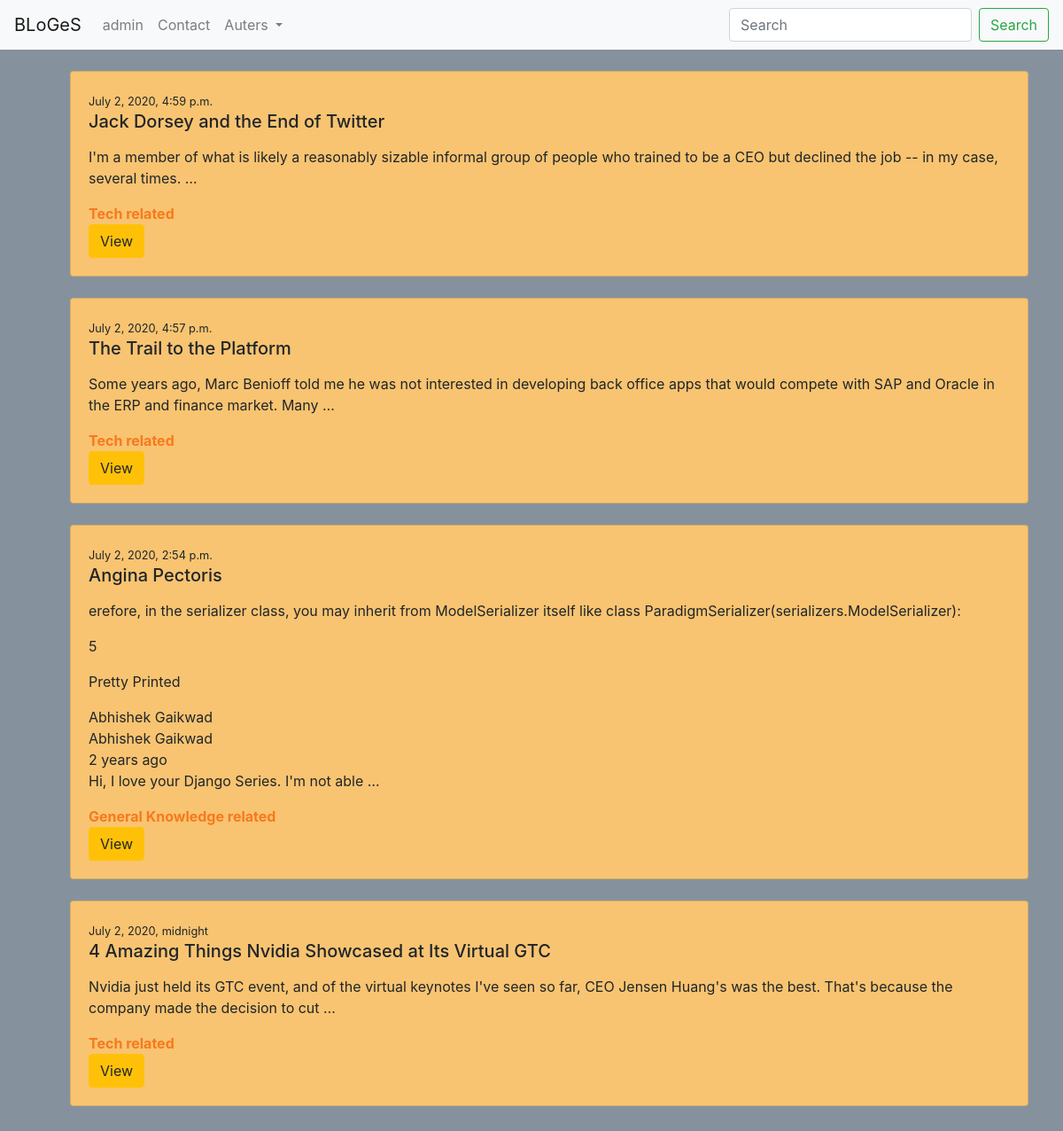
The page / on the database its author committed.
### blog/models.py (models this page shows, shortened)
class BlogPost(models.Model):
    user = models.ForeignKey(User, default=1, null=True, on_delete=models.SET_NULL)
    image = models.FileField(upload_to='image/', blank=True, null=True)
    title = models.CharField(max_length=120)
    slug = models.SlugField(unique=True)  # hello world -> hello-world
    content = models.TextField(null=True, blank=True)
    publish_date = models.DateTimeField(auto_now=False, auto_now_add=False, null=True, blank=True)
    timestamp = models.DateTimeField(auto_now_add=True)
    updated = models.DateTimeField(auto_now=True)
    type = models.ForeignKey('About', on_delete=models.CASCADE)
    objects = BlogPostManager()
    class Meta:
        ordering = ['-publish_date', '-updated', 'timestamp']
    def get_absolute_url(self):
        return f"/{self.slug}"

class About(models.Model):
    topics = models.CharField(max_length=30)
    blogs = models.ManyToManyField(BlogPost)
    def __str__(self):
        return self.topics
    class Meta:
        verbose_name_plural = 'related'

### blog/views.py (the view)
# urls.py: path('', blog_list_view, name='list'),
def blog_list_view(request):
    now = timezone.now()
    qs = BlogPost.objects.published().order_by('-publish_date')
    if request.user.is_authenticated:
        qs = BlogPost.objects.filter(user=request.user)
    context = {'blog_list': qs}
    return render(request, 'blog/blog_list.html', context)

### blog/ModelManager.py (called while the page is built)
    def published(self):
        now = timezone.now()
        return self.filter(publish_date__lte=now)

    def get_queryset(self):
        return BlogPostQuerySet(self.model, using=self.db)

    def published(self):
        return self.get_queryset().published()

### blog/templates/blog/blog_list.html
{% extends "base.html"%}
{% block content %}
<div class="card-group">
    <ul>
        {% for blog in blog_list %}
        {%include 'blog/list-inline.html' with blog_post=blog detail=False truncatewords=True%}
        {%endfor%}
    </ul>
</div>
{% endblock %}

### blog/templates/blog/list-inline.html (shortened to what this page needs)
<div class="card m-4 {%if not blog_post.publish_date %} bg-dark text-light {%endif%}"
style=" background-color: #F8C471;"
>
    <div class="card-body">
        <small>{{blog_post.publish_date}}</small>
        <h5 class="card-title">{{blog_post.title}}</h5>
        <p class="card-text">
            {%if truncatewords%}
            {{blog_post.content|linebreaks|truncatewords:30}}
            {%else%}
            {{blog_post.content}}
            {%endif%}
        </p>
        {%if not detail%}
        <strong style="color:#F7791D;">{{blog_post.type}} related</strong>
        <br>
        <a href="{{blog_post.get_absolute_url}}" class="btn btn-warning">View </a>
        {%endif%}
    </div>
</div>

### rows shown on the page
BlogPost: publish_date "July 2, 2020, 4:59 p.m.", title "Jack Dorsey and the End of Twitter", content "I'm a member of what is likely a reasonably sizable informal group of people who trained to be a CEO but declined the job -- in my case, several times. …", type "Tech"
BlogPost: publish_date "July 2, 2020, 4:57 p.m.", title "The Trail to the Platform", content "Some years ago, Marc Benioff told me he was not interested in developing back office apps that would compete with SAP and Oracle in the ERP and finance market. Many …", type "Tech"
BlogPost: publish_date "July 2, 2020, 2:54 p.m.", title "Angina Pectoris", content "erefore, in the serializer class, you may inherit from ModelSerializer itself like class ParadigmSerializer(serializers.ModelSerializer): 5 Pretty Printed Abhishek Gaikwad Abhishek Gaikwad 2 years ago Hi, I love your Django Series. I'm not able …", type "General Knowledge"
BlogPost: publish_date "July 2, 2020, midnight", title "4 Amazing Things Nvidia Showcased at Its Virtual GTC", content "Nvidia just held its GTC event, and of the virtual keynotes I've seen so far, CEO Jensen Huang's was the best. That's because the company made the decision to cut …", type "Tech"
